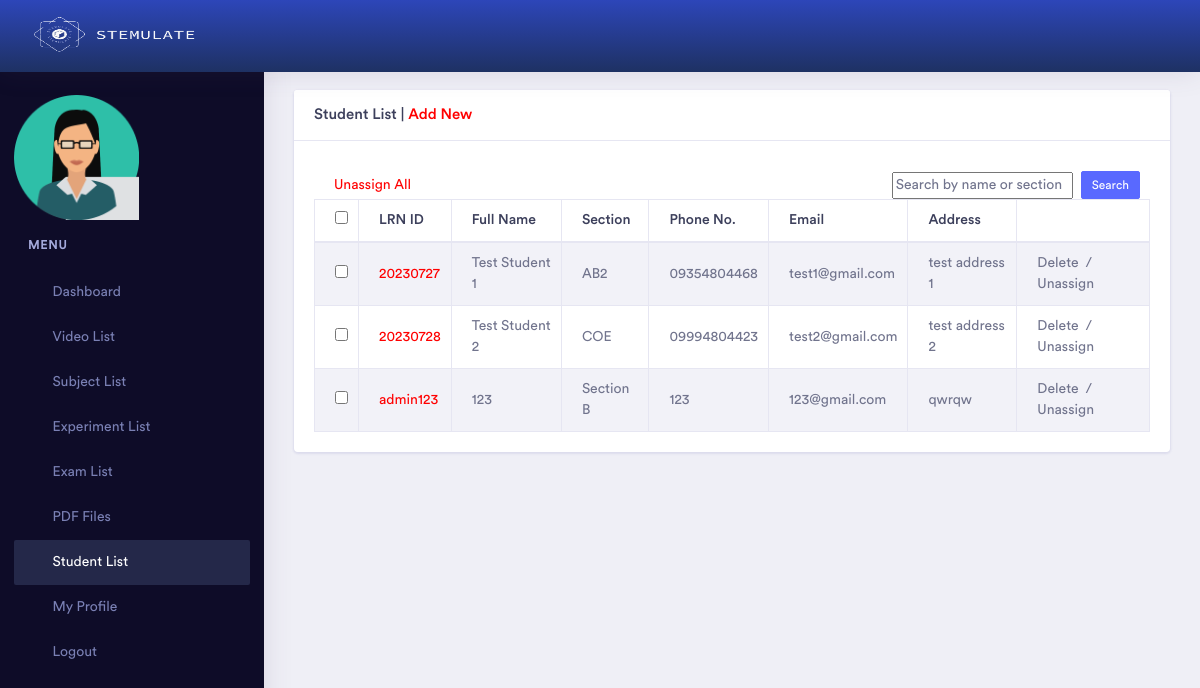
Screenshot of /admin/student_list.php (signed in) with the database file from the repository.
### tables this page shows
CREATE TABLE `student` (
  `id` int(11) NOT NULL,
  `studentid` varchar(255) NOT NULL,
  `name` varchar(255) NOT NULL,
  `dept` varchar(255) NOT NULL,
  `phoneno` varchar(100) NOT NULL,
  `email` varchar(255) NOT NULL,
  `pass` varchar(255) NOT NULL,
  `address` varchar(255) NOT NULL,
  `status` int(11) NOT NULL,
  `designation` int(11) NOT NULL,
  `image` blob DEFAULT NULL,
  `conPerson` varchar(255) DEFAULT NULL,
  `conNumber` varchar(255) DEFAULT NULL,
  `conAddress` varchar(255) DEFAULT NULL
);

### admin/student_list.php (the view, shortened to what this page needs)
<?php
    if ($_SESSION['p'] != "") {
?>
<!doctype html>
<html lang="en">
<head>
    <?php include 'head.php'; ?>
</head>
<body>
    <div class="dashboard-main-wrapper">
         <div class="dashboard-header">
            <?php include 'header.php';  ?>
        </div>
       <div class="nav-left-sidebar sidebar-dark">
            <?php include 'left_menu.php'; ?>
        </div>
        <div class="dashboard-wrapper">
            <div class="container-fluid  dashboard-content">
                <div class="row">
                    <div class="col-xl-12 col-lg-12 col-md-12 col-sm-12 col-12">
                        <div class="card">
                            <h5 class="card-header">Student List | <a href="student_add.php" style="color:red;">Add New</a></h5>
                            <span style="padding-left:20px; padding-top:10px;">
                            </span>
                            <div class="card-body">
                                <div class="table-responsive">
                                        <div class="row">
                                            <div class="col-md-6 d-flex align-items-center">
                                                <a href="" style="color:red; padding-left:20px;" id="assignAllButton">Unassign All</a>
                                            </div>
                                            <div class="col-md-6 d-flex align-items-center justify-content-end" style="padding-right: 25px;">
                                                <input type="text" id="searchBox" placeholder="Search by name or section">
                                                <button id="searchButton" class="btn btn-primary btn-xs ml-2">Search</button>
                                            </div>
                                        </div>
                                    <table class="table table-striped table-bordered">
                                        <thead>
                                            <tr>
                                                <th><input type="checkbox" id="selectAll"></th>
                                                <th>LRN ID</th>
                                                <th>Full Name</th>
                                                <th>Section</th>
                                                <th>Phone No.</th>
                                                <th>Email</th>
                                                <th>Address</th>
                                                <th>&nbsp;</th>
                                            </tr>
                                        </thead>
                                        <tbody id="tableBody">
                                            <?php
                                                include 'db.php';
                                                $query = mysqli_query($link, "select * from student where status = '1' and designation  = '$_SESSION[id]' ");
                                                while($data = mysqli_fetch_array($query)) {
                                            ?>
                                            <tr>
                                            <td><input type="checkbox" class="checkBox" style="padding-left: 10px;" value="<?php echo $data['id']; ?>"></td>
                                                <td style="cursor:pointer; color:red;" onclick="redirectToStudentRecordPage(<?php echo $data['id']; ?>)"><?php echo $data['studentid']; ?></td>
                                                <td><?php echo $data['name']; ?></td>
                                                <td><?php echo $data['dept']; ?></td>
                                                <td><?php echo $data['phoneno']; ?></td>
                                                <td><?php echo $data['email']; ?></td>
                                                <td><?php echo $data['address']; ?></td>
                                                <td>
                                                    <a href="?id=<?php echo $data['id']; ?>" onclick="return confirm('Delete Confirm?');">Delete</a>
                                                    &nbsp;/&nbsp;
                                                    <a class="assignButton" href="#" data-studentid="<?php echo $data['id']; ?>" onclick="unassignStudent(this); return false;">Unassign</a>
                                                </td>
                                            </tr>
                                            <?php } ?>
                                        </tbody>
                                    </table>
                                </div>
                            </div>
                        </div>
                    </div>
                </div>
            </div>
        </div>
    </div>
</body>
</html>
<?php
} else {
    echo "<script>";
    echo "self.location='index.php?msg=<font color=red>Please Login First.</font>';";
    echo "</script>";
}
?>

### rows the page displays
student: studentid "20230727", name "Test Student 1", dept "AB2", phoneno "09354804468", email "test1@gmail.com", address "test address 1"
student: studentid "20230728", name "Test Student 2", dept "COE", phoneno "09994804423", email "test2@gmail.com", address "test address 2"
student: studentid "admin123", name "123", dept "Section B", phoneno "123", email "123@gmail.com", address "qwrqw"
